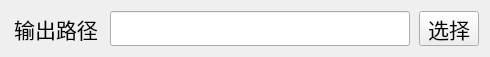
  <widget class="QWidget" name="layoutWidget_3">
   <property name="geometry">
    <rect>
     <x>70</x>
     <y>210</y>
     <width>482</width>
     <height>37</height>
    </rect>
   </property>
   <layout class="QHBoxLayout" name="horizontalLayout_3">
    <item>
     <widget class="QLabel" name="label_path_L_3">
      <property name="sizePolicy">
       <sizepolicy hsizetype="Fixed" vsizetype="Fixed">
        <horstretch>0</horstretch>
        <verstretch>0</verstretch>
       </sizepolicy>
      </property>
      <property name="minimumSize">
       <size>
        <width>90</width>
        <height>35</height>
       </size>
      </property>
      <property name="maximumSize">
       <size>
        <width>90</width>
        <height>35</height>
       </size>
      </property>
      <property name="font">
       <font>
        <pointsize>16</pointsize>
       </font>
      </property>
      <property name="text">
       <string>输出路径</string>
      </property>
      <property name="alignment">
       <set>Qt::AlignCenter</set>
      </property>
     </widget>
    </item>
    <item>
     <spacer name="horizontalSpacer_3">
      <property name="orientation">
       <enum>Qt::Horizontal</enum>
      </property>
      <property name="sizeType">
       <enum>QSizePolicy::Fixed</enum>
      </property>
      <property name="sizeHint" stdset="0">
       <size>
        <width>3</width>
        <height>20</height>
       </size>
      </property>
     </spacer>
    </item>
    <item>
     <widget class="QLineEdit" name="lineEdit_OutputDirPath">
      <property name="sizePolicy">
       <sizepolicy hsizetype="Fixed" vsizetype="Fixed">
        <horstretch>0</horstretch>
        <verstretch>0</verstretch>
       </sizepolicy>
      </property>
      <property name="minimumSize">
       <size>
        <width>300</width>
        <height>35</height>
       </size>
      </property>
      <property name="maximumSize">
       <size>
        <width>160</width>
        <height>35</height>
       </size>
      </property>
      <property name="font">
       <font>
        <pointsize>16</pointsize>
       </font>
      </property>
      <property name="alignment">
       <set>Qt::AlignCenter</set>
      </property>
     </widget>
    </item>
    <item>
     <spacer name="horizontalSpacer_17">
      <property name="orientation">
       <enum>Qt::Horizontal</enum>
      </property>
      <property name="sizeType">
       <enum>QSizePolicy::Fixed</enum>
      </property>
      <property name="sizeHint" stdset="0">
       <size>
        <width>3</width>
        <height>20</height>
       </size>
      </property>
     </spacer>
    </item>
    <item>
     <widget class="QPushButton" name="pushButton_OutputDirPath">
      <property name="sizePolicy">
       <sizepolicy hsizetype="Fixed" vsizetype="Fixed">
        <horstretch>0</horstretch>
        <verstretch>0</verstretch>
       </sizepolicy>
      </property>
      <property name="minimumSize">
       <size>
        <width>60</width>
        <height>35</height>
       </size>
      </property>
      <property name="maximumSize">
       <size>
        <width>60</width>
        <height>35</height>
       </size>
      </property>
      <property name="font">
       <font>
        <pointsize>16</pointsize>
       </font>
      </property>
      <property name="text">
       <string>选择</string>
      </property>
     </widget>
    </item>
   </layout>
  </widget>
